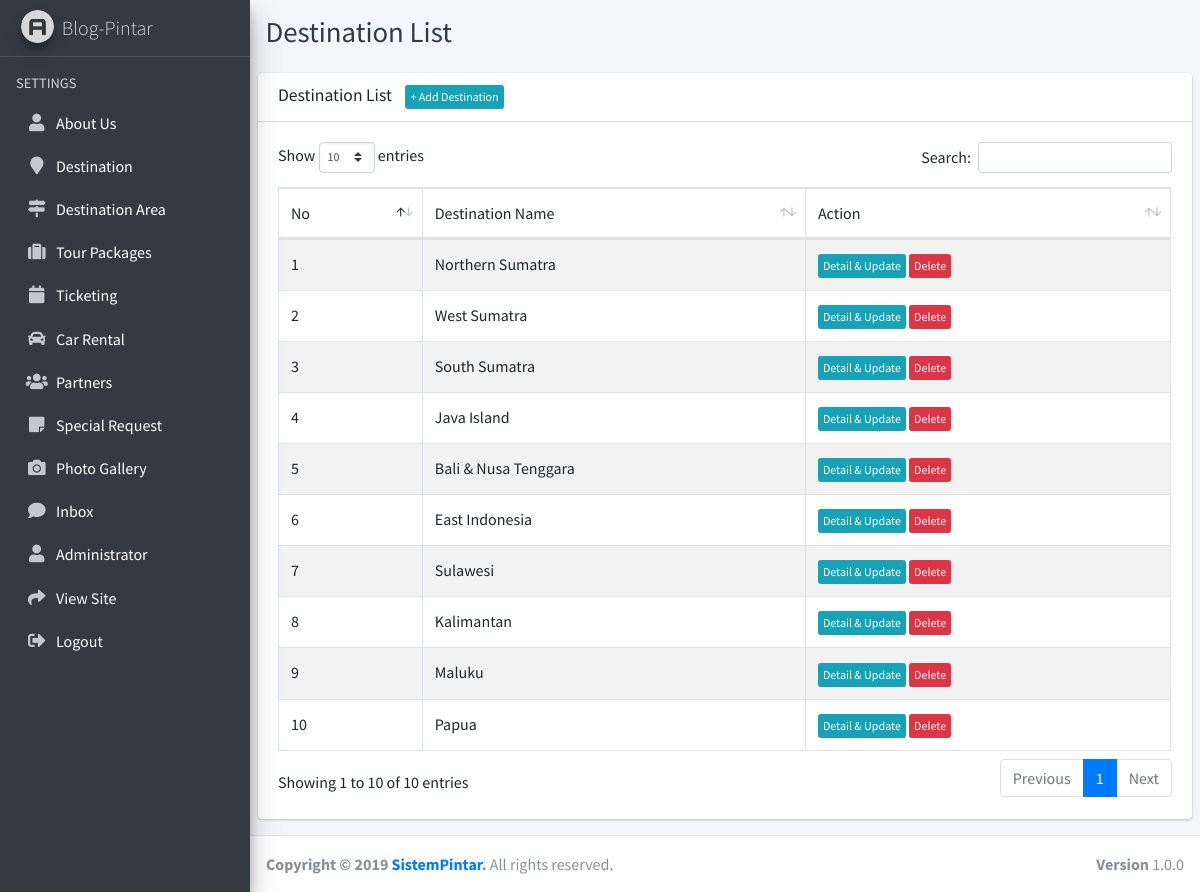
The page /admin/destination/index.php (signed in) on the database its author committed.
### tables this page shows
CREATE TABLE `destinasi` (
  `id` int(10) NOT NULL,
  `nama` varchar(100) DEFAULT NULL,
  `deskripsi` text DEFAULT NULL,
  `deskripsi_singkat` text NOT NULL,
  `gambar` varchar(100) DEFAULT NULL
);

### admin/destination/index.php (the view, shortened to what this page needs)
<!DOCTYPE html>
<html>
<?php include '../adm_template/head.php'; ?>
<body class="hold-transition sidebar-mini layout-fixed">
<div class="wrapper">
  <?php include '../adm_template/sidebar.php'; ?>
  <div class="content-wrapper">
    <div class="content-header">
      <div class="container-fluid">
        <div class="row mb-2">
          <div class="col-sm-6">
            <h1 class="m-0 text-dark">Destination List</h1>
          </div>
        </div>
      </div>
    </div>
    <section class="content">
      <div class="row">
        <div class="col-12">
          <div class="card">
            <div class="card-header">
              <h3 class="card-title">Destination List
                <span style="margin-left: 10px;"><a href="tambah" class="btn btn-info btn-xs">+ Add Destination</a></span>
              </h3>
            </div>
            <div class="card-body">
              <table id="example1" class="table table-bordered table-striped">
                <thead>
                  <tr>
                    <td>No</td>
                    <td>Destination Name</td>
                    <td>Action</td>
                  </tr>
                </thead>
                <tbody>
                  <?php
                  $query_mysql = mysqli_query($koneksi,"SELECT * FROM destinasi")or die(mysqli_error());
                  $nomor = 1;
                  while($data = mysqli_fetch_array($query_mysql)){
                    $idDestinasi = $data['id'];
                    $namaDestinasi = $data['nama'];
                  ?>
                  <tr>
                    <td><?php echo $nomor++; ?></td>
                    <td><?php echo $namaDestinasi; ?></td>
                    <td>
                      <a href='ubah?idDestinasi=<?php echo $idDestinasi; ?>' class="btn btn-info btn-xs">Detail & Update</a>
                      <a href='hapus?idDestinasi=<?php echo $idDestinasi; ?>' class="btn btn-danger btn-xs">Delete</a>
                    </td>
                  </tr>
                  <?php } ?>
                </tbody>
              </table>
            </div>
          </div>
        </div>
      </div>
    </section>
  </div>
  <?php include '../adm_template/footer.php'; ?>
</div>
</body>
</html>

### rows shown on the page
destinasi: nama "Northern Sumatra"
destinasi: nama "West Sumatra"
destinasi: nama "South Sumatra"
destinasi: nama "Java Island"
destinasi: nama "Bali & Nusa Tenggara"
destinasi: nama "East Indonesia"
destinasi: nama "Sulawesi"
destinasi: nama "Kalimantan"
destinasi: nama "Maluku"
destinasi: nama "Papua"
